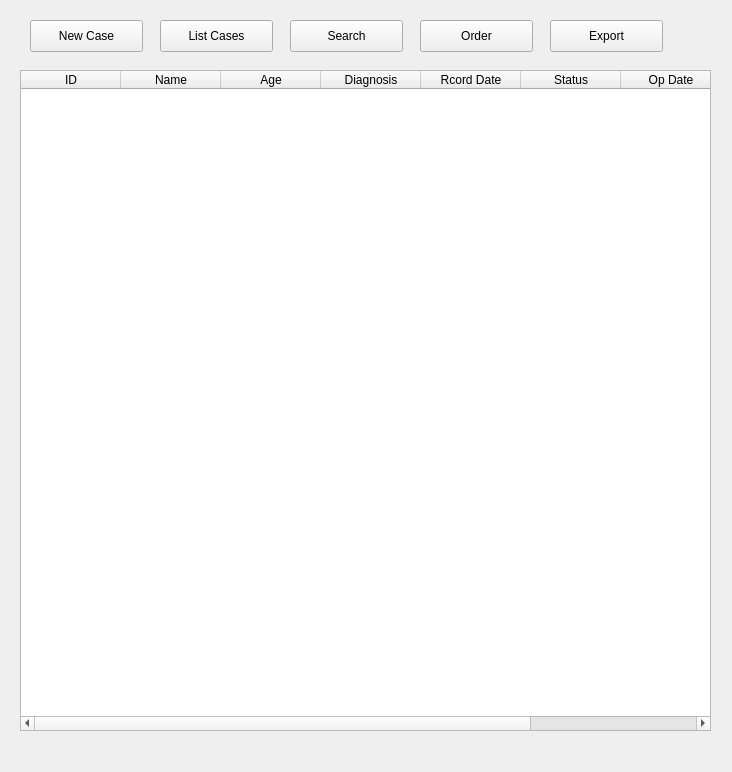
<?xml version="1.0" encoding="UTF-8"?>
<ui version="4.0">
 <class>Form</class>
 <widget class="QWidget" name="Form">
  <property name="geometry">
   <rect>
    <x>0</x>
    <y>0</y>
    <width>732</width>
    <height>772</height>
   </rect>
  </property>
  <property name="windowTitle">
   <string>Form</string>
  </property>
  <widget class="QTableWidget" name="tableWidget">
   <property name="geometry">
    <rect>
     <x>20</x>
     <y>70</y>
     <width>691</width>
     <height>661</height>
    </rect>
   </property>
   <property name="selectionBehavior">
    <enum>QAbstractItemView::SelectRows</enum>
   </property>
   <column>
    <property name="text">
     <string>ID</string>
    </property>
   </column>
   <column>
    <property name="text">
     <string>Name</string>
    </property>
   </column>
   <column>
    <property name="text">
     <string>Age</string>
    </property>
   </column>
   <column>
    <property name="text">
     <string>Diagnosis</string>
    </property>
   </column>
   <column>
    <property name="text">
     <string>Rcord Date</string>
    </property>
   </column>
   <column>
    <property name="text">
     <string>Status</string>
    </property>
   </column>
   <column>
    <property name="text">
     <string>Op Date</string>
    </property>
   </column>
   <column>
    <property name="text">
     <string>POD</string>
    </property>
   </column>
  </widget>
  <widget class="QPushButton" name="pushButton_Newcase">
   <property name="geometry">
    <rect>
     <x>30</x>
     <y>20</y>
     <width>113</width>
     <height>32</height>
    </rect>
   </property>
   <property name="text">
    <string>New Case</string>
   </property>
  </widget>
  <widget class="QPushButton" name="pushButton_2">
   <property name="geometry">
    <rect>
     <x>160</x>
     <y>20</y>
     <width>113</width>
     <height>32</height>
    </rect>
   </property>
   <property name="text">
    <string>List Cases</string>
   </property>
  </widget>
  <widget class="QPushButton" name="pushButton_3">
   <property name="geometry">
    <rect>
     <x>290</x>
     <y>20</y>
     <width>113</width>
     <height>32</height>
    </rect>
   </property>
   <property name="text">
    <string>Search</string>
   </property>
  </widget>
  <widget class="QPushButton" name="pushButton_4">
   <property name="geometry">
    <rect>
     <x>420</x>
     <y>20</y>
     <width>113</width>
     <height>32</height>
    </rect>
   </property>
   <property name="text">
    <string>Order</string>
   </property>
  </widget>
  <widget class="QPushButton" name="pushButton_5">
   <property name="geometry">
    <rect>
     <x>550</x>
     <y>20</y>
     <width>113</width>
     <height>32</height>
    </rect>
   </property>
   <property name="text">
    <string>Export</string>
   </property>
  </widget>
 </widget>
 <resources/>
 <connections/>
</ui>
